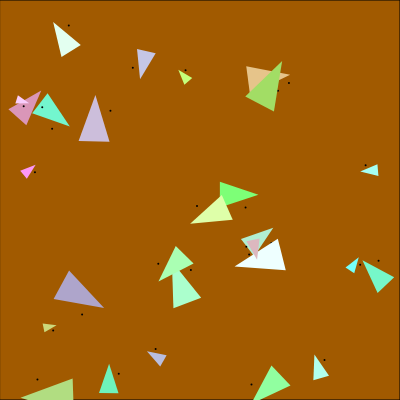
Frame 1 (no input)
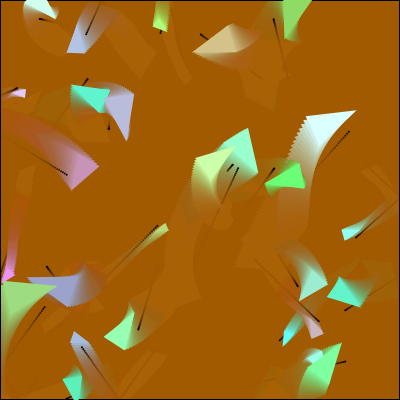
Frame 60 (no input)
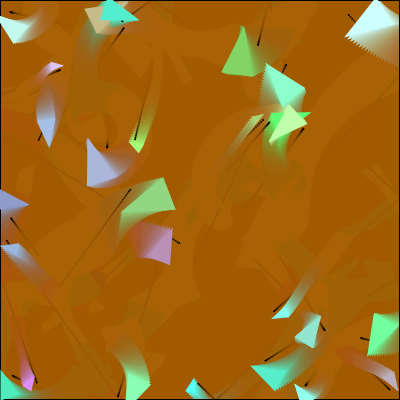
Frame 120 (the mouse pressed at the canvas centre since frame 60)

The p5.js sketch that drew these frames (run headless with seeded random() and noise() and a simulated clock; from frame 60 on, the mouse is pressed at the canvas centre):

// p5.js sketch
// ── sketch.js
let nipperSystem = []; 

function setup(){
    createCanvas(400, 400);
    background(161, 90, 0);

    // Initialize the Nippers
    for (let i = 0; i < 27; i++) {
        let rx = random(15, width - 15);
        let ry = random(15, height - 15);
        let size = random(10, 50);
        nipperSystem[i] = new Nipper(rx, ry, size);
    }
}

function draw(){
    // Fading trail effect
    fill(161, 90, 0, 25);  // Low alpha for fade effect
    rect(0, 0, width, height);

    // Update and display each Nipper
    for (let i = 0; i < nipperSystem.length; i++) {
        nipperSystem[i].move();
        nipperSystem[i].show();
        nipperSystem[i].checkEdges();
        nipperSystem[i].step();
    }
}

class Nipper {
    constructor(x, y, size) {
        this.x = x;
        this.y = y;
        this.size = size;
        this.angle = random(TWO_PI);  // Initial random angle for rotation
        this.color = color(random(100, 255), random(100, 255), random(100, 255));
        this.speedX = random(-2, 2);
        this.speedY = random(-2, 2);
    }

    move() {
        this.x += this.speedX;
        this.y += this.speedY;

        // Update angle for rotation effect
        this.angle += 0.05;
    }

    step() {
        strokeWeight(2);
        stroke(0);
        point(this.x, this.y);
    }

    show() {
        // Color change effect based on position
        let dynamicColor = color(
            red(this.color) + sin(frameCount * 0.1) * 50,
            green(this.color) + cos(frameCount * 0.1) * 50,
            blue(this.color)
        );

        fill(dynamicColor);
        noStroke();
        
        // Apply rotation and draw the Nipper
        push();
        translate(this.x, this.y);
        rotate(this.angle);
        triangle(-this.size / 2, 0, this.size / 2, this.size / 2, 0, this.size);
        pop();
    }

    checkEdges() {
        // Reverse direction if hitting edges
        if (this.x < 0 || this.x > width) {
            this.speedX *= -1;
        }
        if (this.y < 0 || this.y > height) {
            this.speedY *= -1;
        }
    }
}
